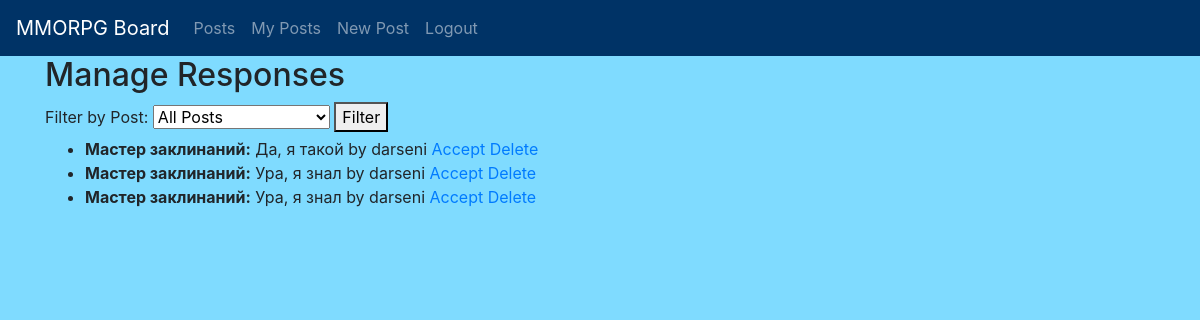
The page /responses/manage/ (signed in) on the database its author committed.
### board/models.py (models this page shows, shortened)
class Response(models.Model):
    post = models.ForeignKey(Post, on_delete=models.CASCADE, related_name='responses')
    author = models.ForeignKey(User, on_delete=models.CASCADE)
    content = models.TextField()
    created_at = models.DateTimeField(auto_now_add=True)
    accepted = models.BooleanField(default=False)

class Post(models.Model):
    title = models.CharField(max_length=200)
    content = RichTextField()
    image = models.ImageField(upload_to='images/', null=True, blank=True)
    video = models.FileField(upload_to='videos/', null=True, blank=True)
    category = models.ForeignKey(Category, on_delete=models.CASCADE)
    author = models.ForeignKey(User, on_delete=models.CASCADE)
    created_date = models.DateTimeField(default=timezone.now)
    published_date = models.DateTimeField(blank=True, null=True)

### board/views.py (the view)
# urls.py: path('responses/manage/', views.manage_responses, name='manage_responses'),
@login_required
def manage_responses(request):
    posts = Post.objects.filter(author=request.user)
    selected_post = request.GET.get('post')
    if selected_post:
        responses = Response.objects.filter(post__pk=selected_post)
    else:
        responses = Response.objects.filter(post__in=posts)
    return render(request, 'board/manage_responses.html', {'responses': responses, 'posts': posts})

### templates/board/manage_responses.html (shortened to what this page needs)
{% extends "base.html" %}
{% block content %}
<h2>Manage Responses</h2>
<form method="get" action=".">
    <label for="post">Filter by Post:</label>
    <select name="post" id="post">
        <option value="">All Posts</option>
    </select>
    <button type="submit">Filter</button>
</form>
<ul>
    {% for response in responses %}
        <li>
            <strong>{{ response.post.title }}:</strong> {{ response.content }} by {{ response.author.username }}
            {% if not response.accepted %}
                <a href="{% url 'accept_response' pk=response.pk %}">Accept</a>
            {% endif %}
            <a href="{% url 'delete_comment_confirm' pk=response.pk %}">Delete</a>
        </li>
    {% endfor %}
</ul>
{% endblock %}

### templates/base.html (style rules this page uses)
body { transition: background-color 1s; }

### rows shown on the page
Response: post "Мастер заклинаний", content "Да, я такой", author.username "darseni", accepted "Accept"
Response: post "Мастер заклинаний", content "Ура, я знал", author.username "darseni", accepted "Accept"
Response: post "Мастер заклинаний", content "Ура, я знал", author.username "darseni", accepted "Accept"
